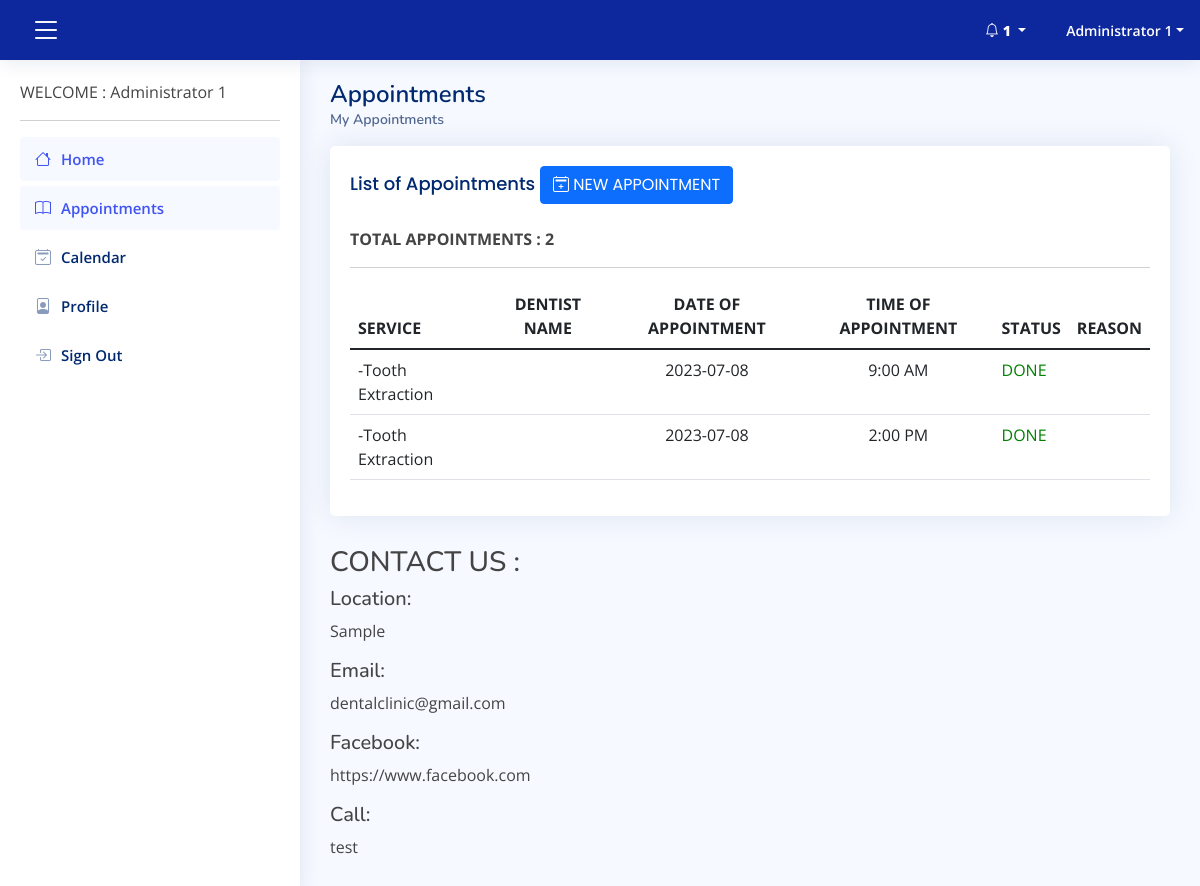
The page /user/index.php (signed in) on the database its author committed.
### tables this page shows
CREATE TABLE `tbl_offer` (
  `id` int(11) NOT NULL,
  `service` varchar(250) NOT NULL,
  `price` varchar(35) NOT NULL,
  `description` text NOT NULL,
  `installment` text NOT NULL,
  `photo` text NOT NULL
);

CREATE TABLE `tbl_appointments` (
  `id` int(11) NOT NULL,
  `user_id` int(12) NOT NULL,
  `request_date` date NOT NULL,
  `request_time` varchar(35) NOT NULL,
  `service_id` text NOT NULL,
  `cancel_reason` text NOT NULL,
  `cancel_date` varchar(35) NOT NULL,
  `approved` int(11) NOT NULL DEFAULT 0,
  `doctor_id` int(12) NOT NULL,
  `cancel_by` int(11) NOT NULL,
  `is_calendar` int(11) NOT NULL,
  `is_payment` int(11) NOT NULL,
  `is_new` int(11) NOT NULL,
  `is_admin` int(11) NOT NULL,
  `date_added` timestamp NULL DEFAULT current_timestamp() ON UPDATE current_timestamp()
);

CREATE TABLE `tbl_about` (
  `about_id` int(12) NOT NULL,
  `page` varchar(32) NOT NULL,
  `content` text NOT NULL
);

### controller/user-appointments.php (called while the page is built, shortened)
<?php
include('database.php');
$user = $_SESSION['id'];
$tbl_appointments = $mysqli->query("SELECT a.* ,b.firstname , b.lastname , c.service , d.name FROM tbl_appointments a
									LEFT JOIN tbl_signup b on b.id = a.user_id
									LEFT JOIN tbl_offer c on a.service_id = c.id
									LEFT JOIN tbl_doctors d on a.doctor_id = d.doctor_id
									where a.user_id = '$user'");

### user/index.php (the view, shortened to what this page needs)
<?php include('header.php'); include('nav.php'); include('../controller/user-appointments.php');?>
  <main id="main" class="main">
    <div class="pagetitle">
      <h1>Appointments</h1>
      <nav>
        <ol class="breadcrumb">
          <li class="breadcrumb-item active">My Appointments</li>
        </ol>
      </nav>
    </div>
    <section class="section">
      <div class="row">
        <div class="col-lg-12">
          <div class="card">
            <div class="card-body">
			<h5 class="card-title">List of Appointments
				<?php
					$check_balance  = $mysqli->query("SELECT * FROM tbl_signup where is_balance = '1' and id = '$user'");
					$balance        = $check_balance->fetch_assoc();
					if($balance['is_balance']==0){
				?>
					<button class="btn btn-primary" data-bs-toggle="modal" data-bs-target="#addappointment">  <i class="bi bi-calendar2-plus"></i> NEW APPOINTMENT </button>
				<?php }  else {?>
				<small style="color:red">(Please Pay Balance before to set new appointments)</small>
				<?php } ?>
			</h5>
			 <?php
			  $count = $tbl_appointments->num_rows;
			  ?>
			  <b>TOTAL APPOINTMENTS : <?php echo $count;?></b>
			  <hr>
              <table class="table datatable">
                <thead>
                  <tr>
                    <th scope="col"> SERVICE</th>
                    <th scope="col"  class="text-center">DENTIST NAME</th>
                    <th scope="col"  class="text-center"> DATE OF APPOINTMENT</th>
                    <th scope="col"  class="text-center"> TIME OF APPOINTMENT</th>
                    <th scope="col"> STATUS </th>
                    <th scope="col"> REASON </th>
                  </tr>
                </thead>
                <tbody>
				<?php while($val = $tbl_appointments->fetch_object()){ ?>
                  <tr>
                    <td>
					<?php
					$services =  str_replace( array('[',']') , ''  ,$val->service_id );
					$res_ser = $mysqli->query("SELECT * FROM tbl_offer where id IN ($services)");
					while($val1 = $res_ser->fetch_object()){
						echo "-".$val1->service."<br>";
					}
					?>
					</td>
                    <td class="text-center"><?php echo $val->name;?></td>
                    <td class="text-center"><?php echo $val->request_date;?></td>
					<td  class="text-center"><?php echo date("g:i A", strtotime($val->request_time));?></td>
                    <td>
						<?php
						$from=date_create(date('Y-m-d'));
						$to=date_create($val->request_date);
						$diff=date_diff($to,$from);
						$dd = $diff->days;
						if($val->approved == 1){ ?>
						<?php if( $dd <= 2) { ?>
								<a href="" data-bs-toggle="modal" data-bs-target="#cancel-no<?php echo $val->id;?>"> APPROVED </a>
						<?php } else { ?>
								<a href="" data-bs-toggle="modal" data-bs-target="#cancel<?php echo $val->id;?>"> APPROVED </a>
						<?php } ?>
								<?php } else if($val->approved == 1){
									echo "<font color='green'>APPROVED</a>";
								} else if($val->approved == 2){
									echo "<font color='green'>DONE</a>";
								} else if($val->approved == 3){
									echo "<font color='red'>DECLINED</font>";
								} else if($val->approved == 4){
									echo "<font color='orange'>CANCELLED</a>";
								}
						?>
					</td>
					 <td>
					 </td>
                  </tr>
				<?php } ?>
                </tbody>
              </table>
            </div>
          </div>
        </div>
      </div>
	        <div class="col-lg-12">
            <div class="info">
              <div class="address">
				<h3> CONTACT US : </h3>
                <h5>Location:</h5>
                <p>
				<?php
				$tbl_loc = $mysqli->query("SELECT * from tbl_about where page='Location'");
				$info2   = $tbl_loc->fetch_assoc();
				echo $info2['content'];
				?>
				</p>
              </div>
              <div class="email">
                <h5>Email:</h5>
                <p>
				<?php
				$tbl_email = $mysqli->query("SELECT * from tbl_about where page='Email'");
				$info3     = $tbl_email->fetch_assoc();
				echo $info3['content'];
				?>
				</p>
              </div>
				<div class="email">
                <h5>Facebook:</h5>
                <p>
				<?php
				$tbl_email = $mysqli->query("SELECT * from tbl_about where page='Facebook'");
				$info3     = $tbl_email->fetch_assoc();
				echo $info3['content'];
				?>
				</p>
              </div>
              <div class="phone">
                <h5>Call:</h5>
               <p>
				<?php
				$tbl_con = $mysqli->query("SELECT * from tbl_about where page='Contact'");
				$info3   = $tbl_con->fetch_assoc();
				echo $info3['content'];
				?>
				</p>
              </div>
            </div>
          </div>
    </section>
  </main>
<?php include('footer.php');?>

### page/back/css/style.css (style rules this page uses)
:root { scroll-behavior: smooth; }
body { font-family: "Open Sans", sans-serif; background: #f6f9ff; color: #444444; }
h1, h2, h3, h4, h5, h6 { font-family: "Nunito", sans-serif; }
#main { margin-top: 60px; padding: 20px 30px; transition: all 0.3s; }
.pagetitle { margin-bottom: 10px; }
.pagetitle h1 { font-size: 24px; margin-bottom: 0; font-weight: 600; color: #012970; }
.card { margin-bottom: 30px; border: none; border-radius: 5px; box-shadow: 0px 0 30px rgba(1, 41, 112, 0.1); overflow: hidden; }
.card-title { padding: 20px 0 15px 0; font-size: 18px; font-weight: 500; color: #012970; font-family: "Poppins", sans-serif; }
.card-body { padding: 0 20px 20px 20px; }
.breadcrumb { font-size: 14px; font-family: "Nunito", sans-serif; color: #899bbd; font-weight: 600; }
.breadcrumb .breadcrumb-item::before { color: #899bbd; }
.breadcrumb .active { color: #51678f; font-weight: 600; }
@media (min-width: 1200px) { #main, #footer { margin-left: 300px; } }

### rows shown on the page
tbl_appointments: request_date "2023-07-08", request_time "9:00 AM", approved "DONE"
tbl_offer: service "Tooth Extraction"
tbl_appointments: request_date "2023-07-08", request_time "2:00 PM", approved "DONE"
tbl_about: content "Sample"
tbl_about: content "dentalclinic@gmail.com"
tbl_about: content "https://www.facebook.com"
tbl_about: content "test"

### other values the page prints
$row_cnt +  $row_cnt1 "1"
$_SESSION['name'] "Administrator 1"
$count "2"
